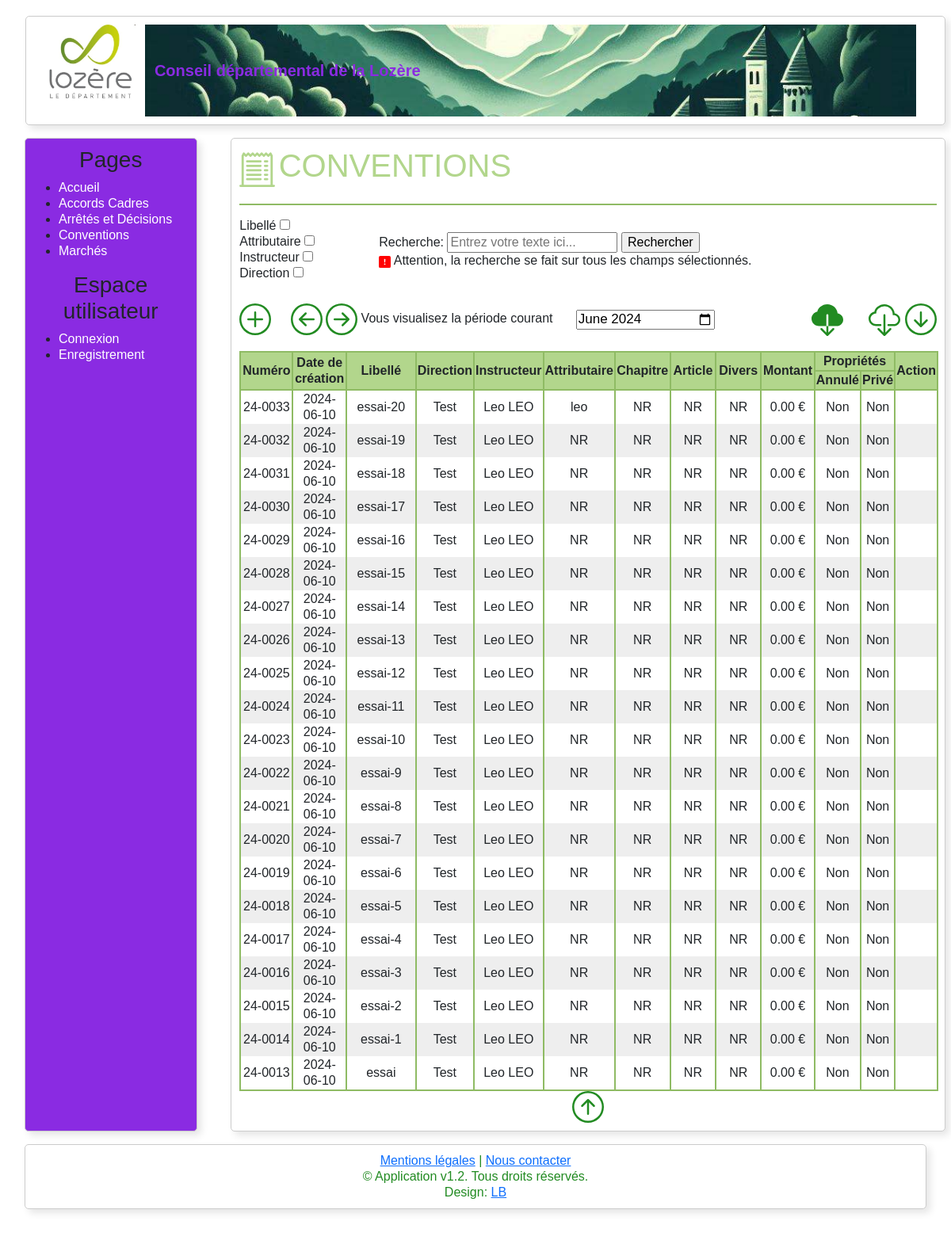
/services-generaux/conventions/index.php, run on the app's committed database.
### tables this page shows
CREATE TABLE IF NOT EXISTS `convention` (
  `id_Co` int NOT NULL AUTO_INCREMENT,
  `dateCreation_Co` date DEFAULT NULL,
  `libelle_Co` varchar(500) DEFAULT NULL,
  `attributaire_Co` varchar(70) DEFAULT NULL,
  `chapitre_Co` varchar(8) DEFAULT NULL,
  `article_Co` varchar(4) DEFAULT NULL,
  `divers_Co` varchar(10) DEFAULT NULL,
  `montant_Co` decimal(19,2) DEFAULT NULL,
  `annule_Co` tinyint(1) DEFAULT '0',
  `prive_Co` tinyint(1) DEFAULT '0',
  `id_In` int NOT NULL DEFAULT '1',
  PRIMARY KEY (`id_Co`),
  KEY `id_In` (`id_In`)
);

CREATE TABLE IF NOT EXISTS `direction` (
  `id_Di` int NOT NULL AUTO_INCREMENT,
  `nom_Di` varchar(50) DEFAULT NULL,
  PRIMARY KEY (`id_Di`)
);

### Requetes/fetch.php (called while the page is built, shortened)
<?php
include "../../inc/cnx.inc.php";
function fetchConventions($mois, $annee, $sql, $count, $param)
{
    $req = 'SELECT * FROM convention c, direction d, instructeur i
        WHERE c.id_In = i.id_In
        AND i.id_Di = d.id_Di';
    if ($sql == '') {
        if ($mois != "") {
            $req .= ' AND MONTH(dateCreation_Co) = :mois';
        }
        $req .= ' AND YEAR(dateCreation_Co) = :annee';
    }
    global $pdo;
    $req .= " " . $sql;
    $req .= " GROUP BY id_Co order by dateCreation_Co desc, id_Co desc;";
    $stmt = $pdo->prepare($req);
    if ($sql == '') {
        if ($mois != "") {
            $stmt->bindParam(':mois', $mois);
        }
        $stmt->bindParam(':annee', $annee);
    }
    $stmt->execute();
    $conventions = array();
    while ($row = $stmt->fetch(PDO::FETCH_ASSOC)) {
        if ($row['attributaire_Co'] == NULL) {
            $attributaire = 'NR';
        } else {
            $attributaire = $row['attributaire_Co'];
        }
        if ($row['chapitre_Co'] == NULL) {
            $chapitre = 'NR';
        } else {
            $chapitre = $row['chapitre_Co'];
        }
        if ($row['article_Co'] == NULL) {
            $article = 'NR';
        } else {
            $article = $row['article_Co'];
        }
        if ($row['divers_Co'] == NULL) {
            $divers = 'NR';
        } else {
            $divers = $row['divers_Co'];
        }
        if ($row['annule_Co'] == 0) {
            $annule = 'Non';
        } else {
            $annule = 'Oui';
        }
        if ($row['prive_Co'] == 0) {
            $prive = 'Non';
        } else {
            $prive = 'Oui';
        }
        $conventions[] = array(
            'id' => $row['id_Co'],
            'dateCreation' => $row['dateCreation_Co'],
            'libelle' => $row['libelle_Co'],
            'attributaire' => $attributaire,
            'chapitre' => $chapitre,
            'article' => $article,
            'divers' => $divers,
            'montant' => $row['montant_Co'],
            'annule' => $annule,
            'prive' => $prive,
            'direction' => $row['nom_Di'],
            'instructeur' => ucfirst($row['prenom_In']) . ' ' . strtoupper($row['nom_In'])
        );
    }
    return $conventions;
}
?>

### services-generaux/conventions/index.php (the view, shortened to what this page needs)
<!DOCTYPE html>
<html lang="fr">
<head>
    <link href="https://cdn.jsdelivr.net/npm/bootstrap@5.3.3/dist/css/bootstrap.min.css" rel="stylesheet"
>
    <link rel="stylesheet" href="/Intranet/css/style.css">
</head>
<body class="subpage">
<div class="container-fluid">
    <?php
    require '../../Requetes/fetch.php';
    if (isset($_GET['mois']) && isset($_GET['annee'])) {
        $mois = $_GET['mois'];
        $annee = $_GET['annee'];
    } else {
        $mois = date('m');
        $annee = date('Y');
    }
    if (isset($_POST['q'])) {
        $query = $_POST['q'];
    } else {
        $query = '';
    }
    $counter = 0;
    $sql = '';
    $param = '';
    $date = $mois . '/' . $annee;
    $conventions = fetchConventions($mois, $annee, $sql, $counter, $param);
    if (isset($_SESSION['nom'])) {
        $prenom = $_SESSION['prenom'];
        $nom = $_SESSION['nom'];
        $role = $_SESSION['role'];
        $direction = $_SESSION['nom_dir'];
        $url = "../portal-factory/ajouter/ajouter_conventions.php";
    } else {
        $url = "#\" onclick=\"alert('Veuillez vous connecter');";
    }
    $limite = 50;
    include("../../inc/header.inc.php");
    ?>
    <div class="row">
        <?php include("../../inc/menu.inc.php"); ?>
        <div class="main-content container col-xl-9 col-sm-12 mb-3">
            <div class="row">
                <div class="col-12">
                    <a href="../../" class="menu" title="Accueil">
                        <h1>Conventions</h1>
                    </a>
                    <hr/>
                    <form method="post" action="index.php" style="padding-bottom:5%">
                        <?php
                        echo "Libellé ";
                        if (isset($_POST['libelle']) && $_POST['libelle'] == 'on') {
                            echo '<input checked type="checkbox" name="libelle"><br>';
                        } else {
                            echo '<input type="checkbox" name="libelle"><br>';
                        }
                        echo "Attributaire ";
                        if (isset($_POST['attributaire']) && $_POST['attributaire'] == 'on') {
                            echo '<input checked type="checkbox" name="attributaire"><br>';
                        } else {
                            echo '<input type="checkbox" name="attributaire"><br>';
                        }
                        echo "Instructeur ";
                        if (isset($_POST['instructeur']) && $_POST['instructeur'] == 'on') {
                            echo '<input checked type="checkbox" name="instructeur"><br>';
                        } else {
                            echo '<input type="checkbox" name="instructeur"><br>';
                        }
                        echo "Direction ";
                        if (isset($_POST['direction']) && $_POST['direction'] == 'on') {
                            echo '<input checked type="checkbox" name="direction"><br>';
                        } else {
                            echo '<input type="checkbox" name="direction"><br>';
                        }
                        ?>
                        <div style="position: relative; margin-left: 20%; margin-top: -7%">
                            <label for="q">Recherche:</label>
                            <input type="text" id="q" name="q" placeholder="Entrez votre texte ici..."
                                   value="<?php echo htmlspecialchars($query); ?>">
                            <input type="submit" value="Rechercher">
                            <br>
                            <label>
                                Attention, la recherche se fait sur tous les champs sélectionnés.
                            </label>
                        </div>
                    </form>
                    <a href="<?php echo $url; ?>" class="menu" title="Ajouter">
                    </a>
                    <a href="index.php?mois=<?php if ($mois - 1 == 0) {
                        echo '12';
                        echo "&annee=" . ($annee - 1);
                    } else {
                        echo sprintf("%02d", $mois - 1);
                        echo "&annee=" . $annee;
                    } ?>"
                       class="menu" title="Reculer d'un mois">
                    </a>
                    <a href="index.php?mois=<?php if ($mois + 1 == 13) {
                        echo '01';
                        echo "&annee=" . ($annee + 1);
                    } else {
                        echo sprintf("%02d", $mois + 1);
                        echo "&annee=" . $annee;
                    } ?>"
                       class="menu" title="Avancer d'un mois">
                    </a>
                    Vous visualisez la période courant
                    <form class="menu-selection" action="index.php" method="get">
                        <input type="month" id="start"
                               value="<?php echo $date[3] . $date[4] . $date[5] . $date[6] . '-' . $date[0] . $date[1]; ?>"/>
                    </form>
                    <a class="menu" id="top" style="text-decoration: none;float: right;" title="Aller en bas de la page"
                       href="#end">
                    </a>
                    <form class="menu-selection" style="text-decoration: none;float: right;"
                          action="../CSV/envoiCSV.php"
                          method="post">
                        <button class="menu boutton" id="top" name="ExportCSV" title="Télécharger le CSV" type="submit"
                                value="ExportCSV">
                        </button>
                    </form>
                    <form class="menu-selection" style="text-decoration: none;float: right;"
                          action="../CSV/envoiCSV.php"
                          method="post">
                        <button class="menu boutton" id="top" name="ExportCSV" title="Télécharger le CSV annuel"
                                type="submit"
                                value="ExportCSV">
                        </button>
                    </form>
                    <table class="col-12">
                        <thead>
                        <tr>
                            <th scope="col" rowspan="2" class="col-1">Numéro</th>
                            <th scope="col" rowspan="2" class="col-1">Date de création</th>
                            <th scope="col" rowspan="2" class="col-3">Libellé</th>
                            <th scope="col" rowspan="2" class="col-1">Direction</th>
                            <th scope="col" rowspan="2" class="col-1">Instructeur</th>
                            <th scope="col" rowspan="2" class="col-1">Attributaire</th>
                            <th scope="col" rowspan="2" class="col-1">Chapitre</th>
                            <th scope="col" rowspan="2" class="col-1">Article</th>
                            <th scope="col" rowspan="2" class="col-1">Divers</th>
                            <th scope="col" rowspan="2" class="col-1">Montant</th>
                            <th scope="col" colspan="2" class="col-1">Propriétés</th>
                            <th scope="col" rowspan="2" class="col-1">Action</th>
                        </tr>
                        <tr>
                            <th scope="col">Annulé</th>
                            <th scope="col">Privé</th>
                        </tr>
                        </thead>
                        <tbody>
                        <?php
                        if (empty($conventions)) {
                            echo '<tr>';
                            echo '<td colspan="14" class="text-center">Aucune donnée trouvée</td>';
                            echo '</tr>';
                        } else {
                            for ($i = ($limite - 50); $i < $limite; $i++) {
                                if (isset($conventions[$i]) && $conventions[$i] != NULL) {
                                    $convention = $conventions[$i];
                                    echo '<tr>';
                                    echo '<td>' . $convention['dateCreation'][2] . $convention['dateCreation'][3] . '-' . sprintf("%04d", $convention['id']) . '</td>';
                                    echo '<td>' . $convention['dateCreation'] . '</td>';
                                    echo '<td>' . $convention['libelle'] . '</td>';
                                    echo '<td>' . $convention['direction'] . '</td>';
                                    echo '<td>' . $convention['instructeur'] . '</td>';
                                    echo '<td>' . $convention['attributaire'] . '</td>';
                                    echo '<td>' . $convention['chapitre'] . '</td>';
                                    echo '<td>' . $convention['article'] . '</td>';
                                    echo '<td>' . $convention['divers'] . '</td>';
                                    echo '<td>' . $convention['montant'] . ' €</td>';
                                    echo '<td>' . $convention['annule'] . '</td>';
                                    echo '<td>' . $convention['prive'] . '</td>';
                                    if (isset($_SESSION['role']) && isset($_SESSION['nom_dir'])) {
                                        if ($_SESSION['role'] == 'admin' || $_SESSION['nom_dir'] == $convention['direction']) {
                                            echo '<td>
                <form method="post" action="../portal-factory/modifier/modifier_conventions.php">
                <input type="hidden" name="id" value="' . $convention['id'] . '">
                <button type="submit" class="action" title="Modifier">
                    <svg xmlns="http://www.w3.org/2000/svg" width="16" height="16" fill="currentColor" class="bi bi-pencil" viewBox="0 0 16 16">
                        <path d="M12.146.146a.5.5 0 0 1 .708 0l3 3a.5.5 0 0 1 0 .708l-10 10a.5.5 0 0 1-.168.11l-5 2a.5.5 0 0 1-.65-.65l2-5a.5.5 0 0 1 .11-.168zM11.207 2.5 13.5 4.793 14.793 3.5 12.5 1.207zm1.586 3L10.5 3.207 4 9.707V10h.5a.5.5 0 0 1 .5.5v.5h.5a.5.5 0 0 1 .5.5v.5h.293zm-9.761 5.175-.106.106-1.528 3.821 3.821-1.528.106-.106A.5.5 0 0 1 5 12.5V12h-.5a.5.5 0 0 1-.5-.5V11h-.5a.5.5 0 0 1-.468-.325"/>
                    </svg>
                </button>
                </form>
                <form method="post" action="../portal-factory/supprimer/supprimer.php?type=Convention">
                <input type="hidden" name="id" value="' . $convention['id'] . '">
                <button type="submit" class="action" title="Supprimer">
                    <svg xmlns="http://www.w3.org/2000/svg" width="16" height="16" fill="currentColor" class="bi bi-x-circle" viewBox="0 0 16 16">
                        <path d="M8 15A7 7 0 1 1 8 1a7 7 0 0 1 0 14m0 1A8 8 0 1 0 8 0a8 8 0 0 0 0 16"/>
                        <path d="M4.646 4.646a.5.5 0 0 1 .708 0L8 7.293l2.646-2.647a.5.5 0 0 1 .708.708L8.707 8l2.647 2.646a.5.5 0 0 1-.708.708L8 8.707l-2.646 2.647a.5.5 0 0 1-.708-.708L7.293 8 4.646 5.354a.5.5 0 0 1 0-.708"/>
                    </svg>
                </button>
                </form>
              </td>';
                                        } else {
                                            echo '<td></td>';
                                        }
                                    } else {
                                        echo '<td></td>';
                                    }
                                    echo '</tr>';
                                } else {
                                    break;
                                }
                            }
                        }
                        ?>
                        </tbody>
                    </table>
                    <div id="end" style="text-align: center">
                        <form method="post">
                            <a class="menu" id="end" title="Aller en haut de la page"
                               href="#top">
                            </a>
                        </form>
                    </div>
                </div>
            </div>
        </div>
    </div>
</div>
<?php include '../../inc/footer.inc.php' ?>
</body>
</html>

### css/style.css (style rules this page uses)
table { width: 100%; border-collapse: collapse; margin-top: 20px; text-align: center; vertical-align: middle; }
th { border: 2px solid #8FBB64; vertical-align: middle; background-color: #B2D68C; }
thead { border: 2px solid #8FBB64; text-align: center; vertical-align: top; }
td { border-left: 2px solid #8FBB64; border-right: 2px solid #8FBB64; height: 40px; }
tbody { border-bottom: 2px solid #8FBB64; }
tr:nth-child(even) { background-color: #EEEEEE; }
body { margin-right: 20px; margin-left: 20px; }
h1 { color: #B2D68C; text-transform: uppercase; }
.icone { color: #B2D68C; }
.plus { color: forestgreen; }
.selection { margin-left: 20px; }
.menu-selection { vertical-align: bottom; margin-left: 20px; margin-bottom: 0px; font-size: 17px; }
.plus, .menu-selection { display: inline-block; vertical-align: middle; }
.icone, h1 { display: inline-block; vertical-align: middle; }
hr { position: relative; background-color: #8FBB64; border: none; height: 2px; opacity: 100%; }
.menu { text-decoration: none; }
body { font-family: Arial, sans-serif; margin: 20px; padding: 0; line-height: 20px; margin-bottom: 120px; margin-right: 31px; }
.menu { text-align: center; color: forestgreen; }
.container { margin: 0 auto; padding: 10px; background-color: #fff; border-radius: 5px; box-shadow: 5px 5px 10px rgba(0, 0, 0, 0.1); border: 1px solid #ccc; }
.row > * { flex-shrink: 1; }
.boutton { background-color: white; border: none; }
.main-content { margin-left: 11px; margin-right: 0; }

### data on the page
convention: dateCreation_Co "2", dateCreation_Co "4", id_Co "0033", dateCreation_Co "2024-06-10", libelle_Co "essai-20", direction.nom_Di "Test", instructeur "Leo LEO", attributaire "leo", chapitre "NR", article "NR", divers "NR", montant_Co "0.00", annule "Non", prive "Non"
convention: dateCreation_Co "2", dateCreation_Co "4", id_Co "0032", dateCreation_Co "2024-06-10", libelle_Co "essai-19", direction.nom_Di "Test", instructeur "Leo LEO", attributaire "NR", chapitre "NR", article "NR", divers "NR", montant_Co "0.00", annule "Non", prive "Non"
convention: dateCreation_Co "2", dateCreation_Co "4", id_Co "0031", dateCreation_Co "2024-06-10", libelle_Co "essai-18", direction.nom_Di "Test", instructeur "Leo LEO", attributaire "NR", chapitre "NR", article "NR", divers "NR", montant_Co "0.00", annule "Non", prive "Non"
convention: dateCreation_Co "2", dateCreation_Co "4", id_Co "0030", dateCreation_Co "2024-06-10", libelle_Co "essai-17", direction.nom_Di "Test", instructeur "Leo LEO", attributaire "NR", chapitre "NR", article "NR", divers "NR", montant_Co "0.00", annule "Non", prive "Non"
convention: dateCreation_Co "2", dateCreation_Co "4", id_Co "0029", dateCreation_Co "2024-06-10", libelle_Co "essai-16", direction.nom_Di "Test", instructeur "Leo LEO", attributaire "NR", chapitre "NR", article "NR", divers "NR", montant_Co "0.00", annule "Non", prive "Non"
convention: dateCreation_Co "2", dateCreation_Co "4", id_Co "0028", dateCreation_Co "2024-06-10", libelle_Co "essai-15", direction.nom_Di "Test", instructeur "Leo LEO", attributaire "NR", chapitre "NR", article "NR", divers "NR", montant_Co "0.00", annule "Non", prive "Non"
convention: dateCreation_Co "2", dateCreation_Co "4", id_Co "0027", dateCreation_Co "2024-06-10", libelle_Co "essai-14", direction.nom_Di "Test", instructeur "Leo LEO", attributaire "NR", chapitre "NR", article "NR", divers "NR", montant_Co "0.00", annule "Non", prive "Non"
convention: dateCreation_Co "2", dateCreation_Co "4", id_Co "0026", dateCreation_Co "2024-06-10", libelle_Co "essai-13", direction.nom_Di "Test", instructeur "Leo LEO", attributaire "NR", chapitre "NR", article "NR", divers "NR", montant_Co "0.00", annule "Non", prive "Non"
convention: dateCreation_Co "2", dateCreation_Co "4", id_Co "0025", dateCreation_Co "2024-06-10", libelle_Co "essai-12", direction.nom_Di "Test", instructeur "Leo LEO", attributaire "NR", chapitre "NR", article "NR", divers "NR", montant_Co "0.00", annule "Non", prive "Non"
convention: dateCreation_Co "2", dateCreation_Co "4", id_Co "0024", dateCreation_Co "2024-06-10", libelle_Co "essai-11", direction.nom_Di "Test", instructeur "Leo LEO", attributaire "NR", chapitre "NR", article "NR", divers "NR", montant_Co "0.00", annule "Non", prive "Non"
convention: dateCreation_Co "2", dateCreation_Co "4", id_Co "0023", dateCreation_Co "2024-06-10", libelle_Co "essai-10", direction.nom_Di "Test", instructeur "Leo LEO", attributaire "NR", chapitre "NR", article "NR", divers "NR", montant_Co "0.00", annule "Non", prive "Non"
convention: dateCreation_Co "2", dateCreation_Co "4", id_Co "0022", dateCreation_Co "2024-06-10", libelle_Co "essai-9", direction.nom_Di "Test", instructeur "Leo LEO", attributaire "NR", chapitre "NR", article "NR", divers "NR", montant_Co "0.00", annule "Non", prive "Non"
convention: dateCreation_Co "2", dateCreation_Co "4", id_Co "0021", dateCreation_Co "2024-06-10", libelle_Co "essai-8", direction.nom_Di "Test", instructeur "Leo LEO", attributaire "NR", chapitre "NR", article "NR", divers "NR", montant_Co "0.00", annule "Non", prive "Non"
convention: dateCreation_Co "2", dateCreation_Co "4", id_Co "0020", dateCreation_Co "2024-06-10", libelle_Co "essai-7", direction.nom_Di "Test", instructeur "Leo LEO", attributaire "NR", chapitre "NR", article "NR", divers "NR", montant_Co "0.00", annule "Non", prive "Non"
convention: dateCreation_Co "2", dateCreation_Co "4", id_Co "0019", dateCreation_Co "2024-06-10", libelle_Co "essai-6", direction.nom_Di "Test", instructeur "Leo LEO", attributaire "NR", chapitre "NR", article "NR", divers "NR", montant_Co "0.00", annule "Non", prive "Non"
convention: dateCreation_Co "2", dateCreation_Co "4", id_Co "0018", dateCreation_Co "2024-06-10", libelle_Co "essai-5", direction.nom_Di "Test", instructeur "Leo LEO", attributaire "NR", chapitre "NR", article "NR", divers "NR", montant_Co "0.00", annule "Non", prive "Non"
convention: dateCreation_Co "2", dateCreation_Co "4", id_Co "0017", dateCreation_Co "2024-06-10", libelle_Co "essai-4", direction.nom_Di "Test", instructeur "Leo LEO", attributaire "NR", chapitre "NR", article "NR", divers "NR", montant_Co "0.00", annule "Non", prive "Non"
convention: dateCreation_Co "2", dateCreation_Co "4", id_Co "0016", dateCreation_Co "2024-06-10", libelle_Co "essai-3", direction.nom_Di "Test", instructeur "Leo LEO", attributaire "NR", chapitre "NR", article "NR", divers "NR", montant_Co "0.00", annule "Non", prive "Non"
convention: dateCreation_Co "2", dateCreation_Co "4", id_Co "0015", dateCreation_Co "2024-06-10", libelle_Co "essai-2", direction.nom_Di "Test", instructeur "Leo LEO", attributaire "NR", chapitre "NR", article "NR", divers "NR", montant_Co "0.00", annule "Non", prive "Non"
convention: dateCreation_Co "2", dateCreation_Co "4", id_Co "0014", dateCreation_Co "2024-06-10", libelle_Co "essai-1", direction.nom_Di "Test", instructeur "Leo LEO", attributaire "NR", chapitre "NR", article "NR", divers "NR", montant_Co "0.00", annule "Non", prive "Non"
convention: dateCreation_Co "2", dateCreation_Co "4", id_Co "0013", dateCreation_Co "2024-06-10", libelle_Co "essai", direction.nom_Di "Test", instructeur "Leo LEO", attributaire "NR", chapitre "NR", article "NR", divers "NR", montant_Co "0.00", annule "Non", prive "Non"
